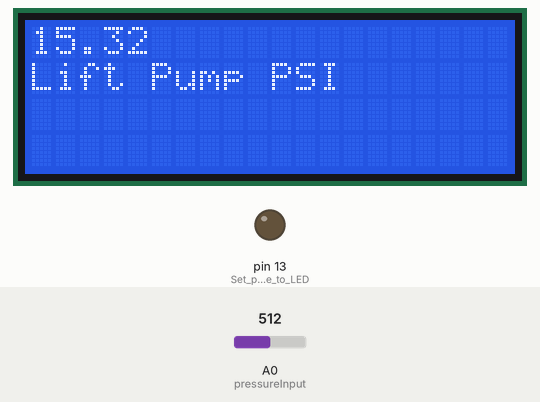
Recording of a sketch running on a simulated Arduino Uno, built with avr-gcc and run on an emulated ATmega328P. Parts: 20×4 character LCD, output pins drawn as LEDs (lit = HIGH). The test bench sets the inputs (shaded band); at power-on: A0 (pressureInput) = 512. What the sketch prints to the serial monitor is not drawn.

Above: at 1.3 s.
1.4 s: A0 (pressureInput) set to 379
At 2.1 s:
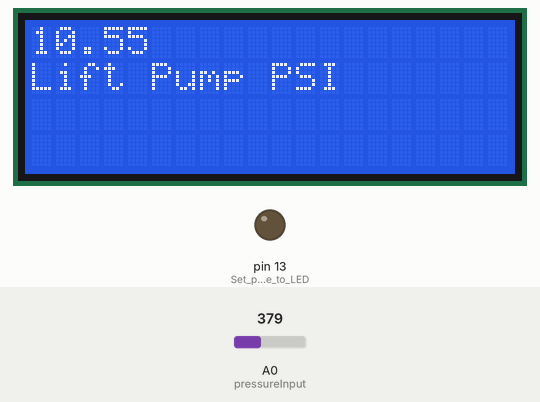
3.0 s: A0 (pressureInput) set to 351
At 4.2 s:
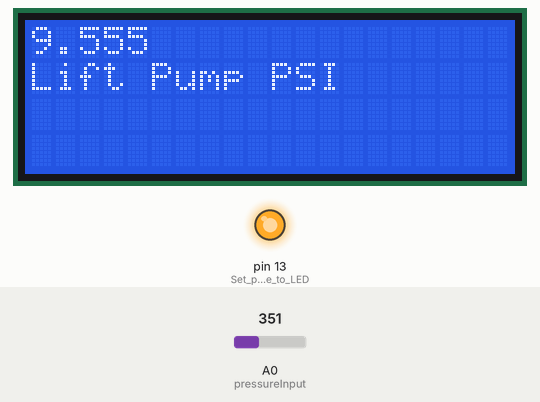
4.6 s: A0 (pressureInput) set to 306
At 6.1 s:
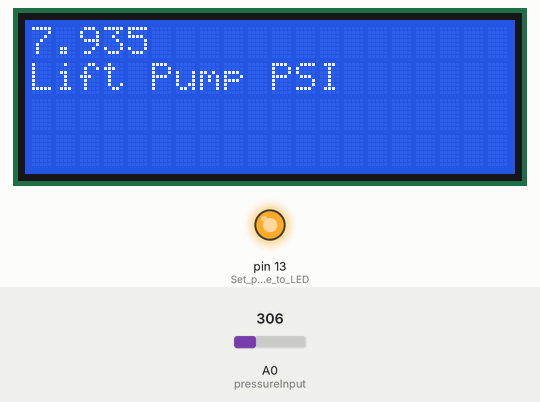
Timing chart, 0 to 7.6 s (numbered marks = the images above; inputs shaded):
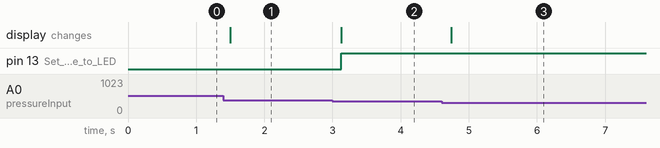

Measured:
- the behaviour switches between 364 and 363 on A0 (pressureInput) (found by bisection; images 1 and 2)
- after the input at 1.4 s, the display: changes after 0.10 s (image 1)
- after the input at 3.0 s, pin 13 (Set_pin_13_mode_to_LED): LOW → HIGH after 0.13 s; the display: changes after 0.13 s (image 2)
- after the input at 4.6 s, the display: changes after 0.15 s (image 3)

The sketch:

LiftPumpMonitor.ino
```cpp
// include the library code:
#include <LiquidCrystal_I2C.h>
#include <Wire.h>


// initialize the library with the numbers of the interface pins
//LiquidCrystal lcd(7, 8, 9, 10, 11, 12);
LiquidCrystal_I2C lcd(0x27,20,4);

int brightness = 150;                     // you can change the overall brightness by range 0 -> 255
const int pressureInput = A0;             //select the analog input pin for the pressure transducer
const int pressureZero = 85.0;            //analog reading of pressure transducer at 0psi
const int pressureMax = 921.6;            //analog reading of pressure transducer at 30psi
const int pressureAlarm = 10.0;           //pressure to turn on warning LED
const int pressuretransducermaxPSI = 30;  //psi value of transducer being used
const int baudRate = 9600;                //constant integer to set the baud rate for serial monitor
const int sensorreadDelay = 250;          //constant integer to set the sensor read delay in milliseconds
float pressureValue = 0;                  //variable to store the value coming from the pressure transducer
float voltage = 0;                        //variable to store A0 voltage reading

void setup() {

  pinMode(LED_BUILTIN, OUTPUT);           //Set pin 13 mode to LED
  //lcd.begin(16, 2);                       // set up the LCD's number of rows and columns:
  //lcd.print("                ");          // Print a message to the LCD.
  //lcd.setCursor(0,1);
  //lcd.print("Lift Pump PSI");
  lcd.init();
  lcd.init();
  lcd.backlight();
  Serial.begin(baudRate);                 //initializes serial communication at set baud rate bits per second
}


void loop() //loop routine runs over and over again forever
{
  //reads value from input pin and assigns to variable
  pressureValue = analogRead(pressureInput);
  voltage = pressureValue * (5.0 / 1023.0);

  lcd.setCursor(1,0);
  Serial.print(pressureValue);
  Serial.print("    ");
  Serial.print(voltage);
  Serial.print("V       ");
  //conversion equation to convert analog reading to psi
  pressureValue = ((pressureValue-pressureZero)*pressuretransducermaxPSI)/(pressureMax-pressureZero);
  Serial.print(pressureValue, 1); //prints value from previous line to serial
  Serial.println("psi"); //prints label to serial

  lcd.setCursor(0,0); //sets cursor to column 0, row 0
  //lcd.print("Pressure:"); //prints label
  lcd.print(pressureValue, 2); //prints pressure value to lcd screen
  lcd.setCursor(0,1);
  lcd.print("Lift Pump PSI");

  // Turn on LED if pressure value is below alarm threshold
  if (pressureValue < pressureAlarm)
  {
    digitalWrite(LED_BUILTIN, HIGH);
  }
  else
  {
    digitalWrite(LED_BUILTIN, LOW);
  }

  delay(sensorreadDelay); //delay in milliseconds between read values
}
```
